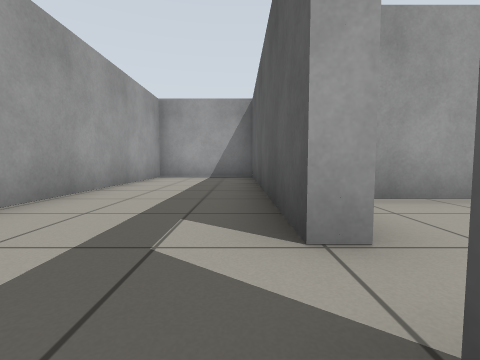
[1] (above)

16 first-person views from a walk through a robot-simulator world made for Gazebo. The camera is 0.5 m above the floor, tilts 4° down and sees 85° across. The floor is counted in squares, 1 m on a side. Each view is taken from the middle of a square. On the plan, view 1 faces up. The plan holds only what a view shows up to about 9 squares ahead; the rest is blank.

[2]
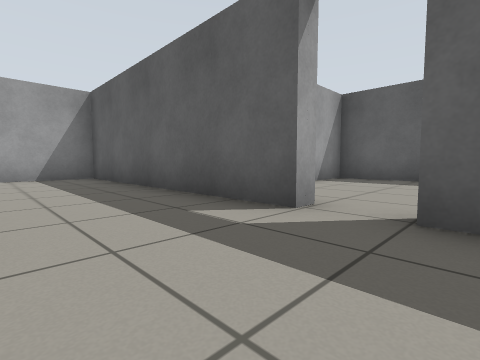

[3]
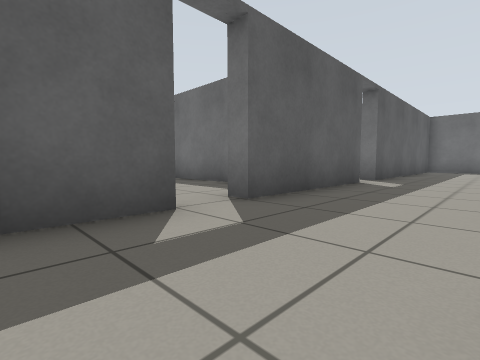

[4]
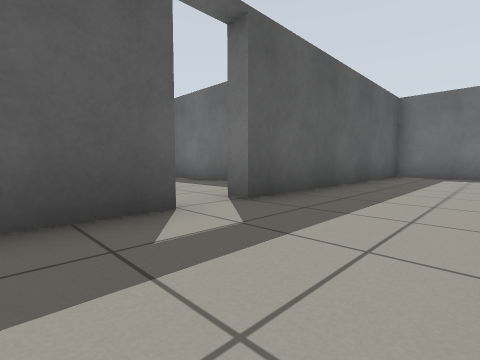

[5]
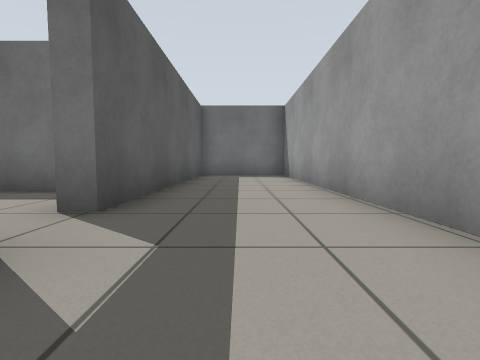

[6]
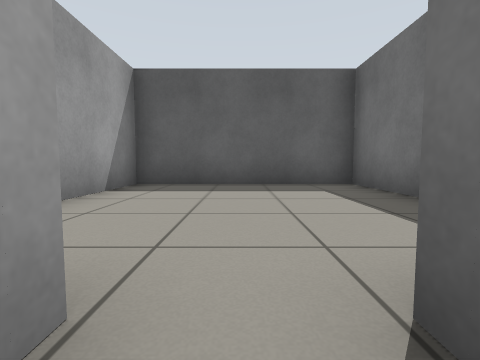

[7]
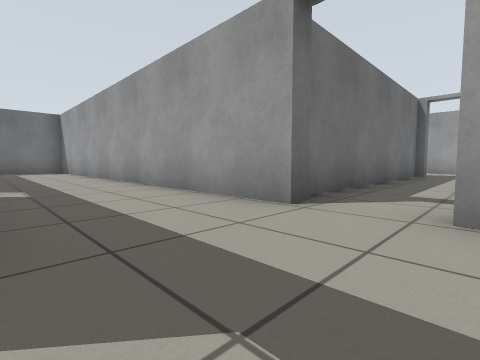

[8]
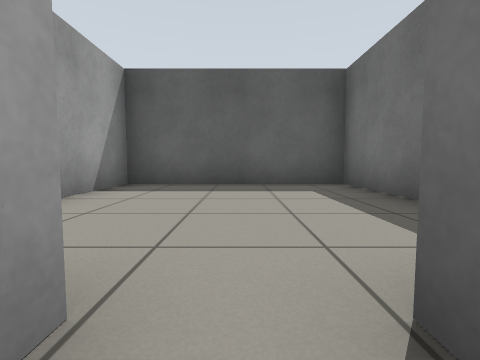

[9]
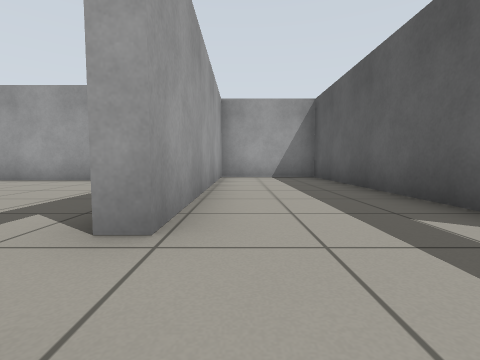

[10]
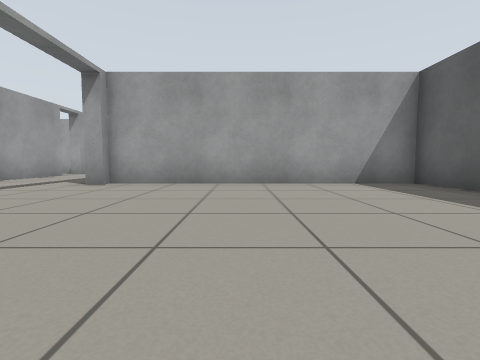

[11]
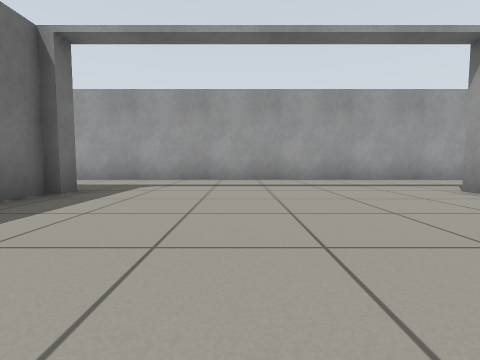

[12]
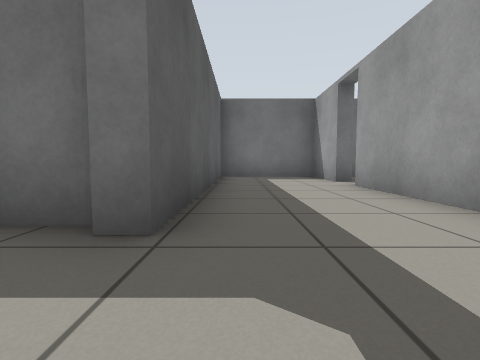

[13]
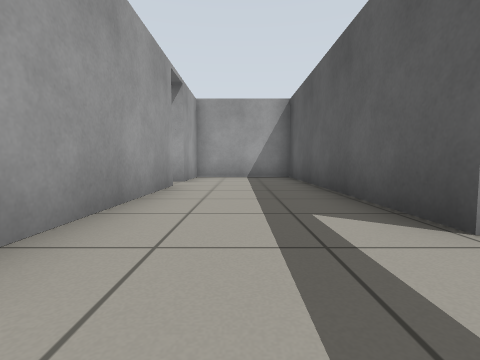

[14]
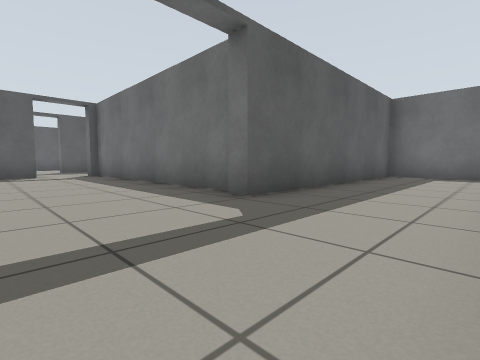

[15]
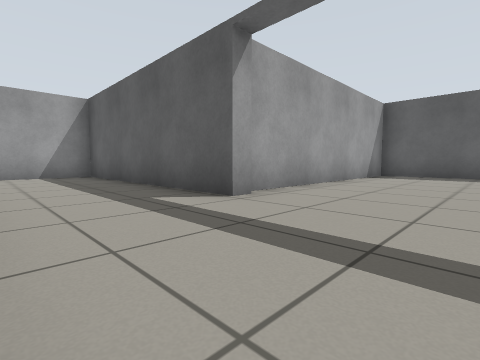

[16]
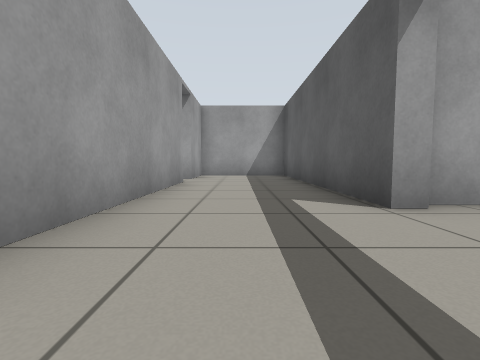

### Floor plan
Points are (right, up) in squares from view 1. A wall is a line through its corners. A room is listed if a view was taken in it or the views show most of it. See-through windows are left out.
Room 1 (views 1, 2, 3, 4, 5, 6, 7, 8, 9)
walls: (-3.1, 0.3) (-2.6, 0.3) (-2.6, -11); (0.4, -3.5) (0.4, 0.4) (0.9, 0.4); (0.9, 1.5) (0.4, 1.5) (0.4, 8.5) (-2.6, 8.5) (-2.6, 1.7) (-3, 1.7); (-1.6, -11.5) (0.4, -11.5) (0.4, -4.6) (0.9, -4.6)
ways out: opening at (-3, 1) to room 2; opening at (1, -4) to room 3; opening at (1, 1) to room 4
Room 2 (views 10, 11, 12, 13, 14, 15, 16)
walls: (-10, 0) (-3.1, 0); (-9.9, 6.7) (-10.4, 6.7) (-10.4, 13.5) (-13.4, 13.5) (-13.4, 11.5); (-3, 1.7) (-3, 2.6); (-3, 4.4) (-3, 7) (-10, 7); (-13.4, 10.5) (-13.4, -3.5); (-13.9, -4.6) (-13.4, -4.6) (-13.4, -6.5) (-10.4, -6.5) (-10.4, 0.3) (-10, 0.3)
ways out: opening at (-3, 1) to room 1; opening at (-14, -4)
Room 3 (no view inside)
walls: (2.1, -6.5) (5.8, -6.5) (5.8, -1); (5.9, -1.7) (3.2, -1.7)
ways out: opening at (1, -4) to room 1
Room 4 (no view inside)
walls: (2.6, -1.3) (5.9, -1.3); (5.8, -1) (5.8, 3.5) (1.8, 3.5)
ways out: opening at (1, 1) to room 1

Where each view was taken, in squares from view 1:
view 1: 0 up, 0 right, facing up
view 2: 0 up, 2 left, facing up-right
view 3: 3 up, 2 left, facing down-right
view 4: 2 down, 2 left, facing down-right
view 5: 2 down, 1 left, facing down
view 6: 4 down, 0 right, facing right
view 7: 2 up, 0 right, facing down-left
view 8: 1 up, 0 right, facing right
view 9: 0 up, 2 left, facing up
view 10: 1 up, 7 left, facing up
view 11: 3 up, 6 left, facing left
view 12: 2 up, 11 left, facing down
view 13: 5 up, 12 left, facing up
view 14: 3 up, 13 left, facing down-right
view 15: 4 up, 13 left, facing up-right
view 16: 4 up, 12 left, facing up
